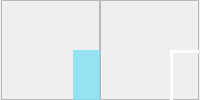
                  <widget class="QWidget" name="page_monitor">
                   <property name="maximumSize">
                    <size>
                     <width>800</width>
                     <height>16777215</height>
                    </size>
                   </property>
                   <layout class="QHBoxLayout" name="horizontalLayout_8">
                    <property name="spacing">
                     <number>0</number>
                    </property>
                    <property name="leftMargin">
                     <number>1</number>
                    </property>
                    <property name="topMargin">
                     <number>0</number>
                    </property>
                    <property name="rightMargin">
                     <number>1</number>
                    </property>
                    <property name="bottomMargin">
                     <number>0</number>
                    </property>
                    <item>
                     <widget class="QFrame" name="frame">
                      <property name="frameShape">
                       <enum>QFrame::StyledPanel</enum>
                      </property>
                      <property name="frameShadow">
                       <enum>QFrame::Raised</enum>
                      </property>
                      <widget class="QLabel" name="drink1_image_label">
                       <property name="geometry">
                        <rect>
                         <x>22</x>
                         <y>40</y>
                         <width>181</width>
                         <height>251</height>
                        </rect>
                       </property>
                       <property name="font">
                        <font>
                         <family>Segoe UI</family>
                         <pointsize>40</pointsize>
                        </font>
                       </property>
                       <property name="styleSheet">
                        <string notr="true">image: url(:/newPrefix/bottle.png);</string>
                       </property>
                       <property name="text">
                        <string/>
                       </property>
                       <property name="textFormat">
                        <enum>Qt::AutoText</enum>
                       </property>
                       <property name="alignment">
                        <set>Qt::AlignCenter</set>
                       </property>
                      </widget>
                      <widget class="QLabel" name="drink2_image_label">
                       <property name="geometry">
                        <rect>
                         <x>182</x>
                         <y>40</y>
                         <width>171</width>
                         <height>251</height>
                        </rect>
                       </property>
                       <property name="font">
                        <font>
                         <family>Segoe UI</family>
                         <pointsize>40</pointsize>
                        </font>
                       </property>
                       <property name="styleSheet">
                        <string notr="true">image: url(:/newPrefix/bottle.png);</string>
                       </property>
                       <property name="text">
                        <string/>
                       </property>
                       <property name="alignment">
                        <set>Qt::AlignCenter</set>
                       </property>
                      </widget>
                      <widget class="QPushButton" name="drink1_replace_button">
                       <property name="geometry">
                        <rect>
                         <x>52</x>
                         <y>310</y>
                         <width>121</width>
                         <height>61</height>
                        </rect>
                       </property>
                       <property name="font">
                        <font>
                         <family>휴먼엑스포</family>
                         <pointsize>16</pointsize>
                         <weight>50</weight>
                         <bold>false</bold>
                         <kerning>true</kerning>
                        </font>
                       </property>
                       <property name="styleSheet">
                        <string notr="true">QPushButton{
color: rgb(255, 255, 255);
background-color: rgba(124, 222, 242, 220);
border-radius:30px;
border:none;
outline: none;

}
QPushButton:pressed {	
	background-color: rgba(85, 170, 180);
	border:none;
outline: none;

}</string>
                       </property>
                       <property name="text">
                        <string>교체</string>
                       </property>
                       <property name="checkable">
                        <bool>false</bool>
                       </property>
                       <property name="flat">
                        <bool>false</bool>
                       </property>
                      </widget>
                      <widget class="QPushButton" name="drink2_replace_button">
                       <property name="geometry">
                        <rect>
                         <x>212</x>
                         <y>310</y>
                         <width>121</width>
                         <height>61</height>
                        </rect>
                       </property>
                       <property name="font">
                        <font>
                         <family>휴먼엑스포</family>
                         <pointsize>16</pointsize>
                         <weight>50</weight>
                         <bold>false</bold>
                        </font>
                       </property>
                       <property name="styleSheet">
                        <string notr="true">QPushButton{
color: rgb(255, 255, 255);
background-color: rgba(246, 193, 1, 220);
border-radius:30px;
	border:none;
outline: none;

}
QPushButton:pressed {	
	background-color: rgba(246, 193, 1, 180);
	border:none;
outline: none;

}</string>
                       </property>
                       <property name="text">
                        <string>교체</string>
                       </property>
                      </widget>
                      <widget class="QProgressBar" name="drink1_progressbar">
                       <property name="geometry">
                        <rect>
                         <x>72</x>
                         <y>50</y>
                         <width>71</width>
                         <height>231</height>
                        </rect>
                       </property>
                       <property name="font">
                        <font>
                         <family>Arial</family>
                         <pointsize>36</pointsize>
                         <weight>50</weight>
                         <bold>false</bold>
                        </font>
                       </property>
                       <property name="styleSheet">
                        <string notr="true">QProgressBar {
color: rgb(255, 255, 255);

background-color: transparent;
border-bottom-right-radius: 7px;
border-bottom-left-radius: 7px;
width: 15px;
}

QProgressBar::chunk {
background-color: rgba(124, 222, 242, 200);
border-bottom-right-radius: 7px;
border-bottom-left-radius: 7px;
}</string>
                       </property>
                       <property name="value">
                        <number>100</number>
                       </property>
                       <property name="alignment">
                        <set>Qt::AlignCenter</set>
                       </property>
                       <property name="textVisible">
                        <bool>false</bool>
                       </property>
                       <property name="orientation">
                        <enum>Qt::Vertical</enum>
                       </property>
                      </widget>
                      <widget class="QProgressBar" name="drink2_progressbar">
                       <property name="geometry">
                        <rect>
                         <x>232</x>
                         <y>50</y>
                         <width>71</width>
                         <height>231</height>
                        </rect>
                       </property>
                       <property name="font">
                        <font>
                         <family>Arial</family>
                         <pointsize>36</pointsize>
                         <weight>50</weight>
                         <bold>false</bold>
                        </font>
                       </property>
                       <property name="styleSheet">
                        <string notr="true">QProgressBar {
color: rgb(255, 255, 255);

background-color: transparent;
border-bottom-right-radius: 7px;
border-bottom-left-radius: 7px;
width: 15px;
}

QProgressBar::chunk {
background-color: rgba(246, 193, 1, 200);
border-bottom-right-radius: 7px;
border-bottom-left-radius: 7px;
}</string>
                       </property>
                       <property name="value">
                        <number>100</number>
                       </property>
                       <property name="alignment">
                        <set>Qt::AlignCenter</set>
                       </property>
                       <property name="textVisible">
                        <bool>false</bool>
                       </property>
                       <property name="orientation">
                        <enum>Qt::Vertical</enum>
                       </property>
                      </widget>
                      <widget class="QLabel" name="drink1_residual_label">
                       <property name="geometry">
                        <rect>
                         <x>87</x>
                         <y>180</y>
                         <width>51</width>
                         <height>31</height>
                        </rect>
                       </property>
                       <property name="font">
                        <font>
                         <family>Arial</family>
                         <pointsize>13</pointsize>
                         <weight>75</weight>
                         <bold>true</bold>
                        </font>
                       </property>
                       <property name="styleSheet">
                        <string notr="true">color: rgb(255, 255, 255);</string>
                       </property>
                       <property name="text">
                        <string>360ml</string>
                       </property>
                       <property name="alignment">
                        <set>Qt::AlignCenter</set>
                       </property>
                      </widget>
                      <widget class="QLabel" name="drink2_residual_label">
                       <property name="geometry">
                        <rect>
                         <x>240</x>
                         <y>180</y>
                         <width>51</width>
                         <height>31</height>
                        </rect>
                       </property>
                       <property name="font">
                        <font>
                         <family>Arial</family>
                         <pointsize>13</pointsize>
                         <weight>75</weight>
                         <bold>true</bold>
                        </font>
                       </property>
                       <property name="styleSheet">
                        <string notr="true">color: rgb(255, 255, 255);</string>
                       </property>
                       <property name="text">
                        <string>500ml</string>
                       </property>
                       <property name="alignment">
                        <set>Qt::AlignCenter</set>
                       </property>
                      </widget>
                      <zorder>drink1_progressbar</zorder>
                      <zorder>drink2_progressbar</zorder>
                      <zorder>drink1_image_label</zorder>
                      <zorder>drink2_image_label</zorder>
                      <zorder>drink1_replace_button</zorder>
                      <zorder>drink2_replace_button</zorder>
                      <zorder>drink1_residual_label</zorder>
                      <zorder>drink2_residual_label</zorder>
                     </widget>
                    </item>
                    <item>
                     <widget class="QFrame" name="frame_3">
                      <property name="frameShape">
                       <enum>QFrame::StyledPanel</enum>
                      </property>
                      <property name="frameShadow">
                       <enum>QFrame::Raised</enum>
                      </property>
                      <widget class="QLabel" name="thermomter_image_label">
                       <property name="geometry">
                        <rect>
                         <x>250</x>
                         <y>70</y>
                         <width>71</width>
                         <height>91</height>
                        </rect>
                       </property>
                       <property name="font">
                        <font>
                         <family>Segoe UI</family>
                         <pointsize>40</pointsize>
                        </font>
                       </property>
                       <property name="styleSheet">
                        <string notr="true">image: url(:/newPrefix/온도계.png);
border:none</string>
                       </property>
                       <property name="text">
                        <string/>
                       </property>
                       <property name="alignment">
                        <set>Qt::AlignCenter</set>
                       </property>
                      </widget>
                      <widget class="QLCDNumber" name="now_temperature_qlcd">
                       <property name="geometry">
                        <rect>
                         <x>70</x>
                         <y>50</y>
                         <width>141</width>
                         <height>131</height>
                        </rect>
                       </property>
                       <property name="styleSheet">
                        <string notr="true">border: 3px solid white;</string>
                       </property>
                       <property name="segmentStyle">
                        <enum>QLCDNumber::Filled</enum>
                       </property>
                       <property name="value" stdset="0">
                        <double>0.000000000000000</double>
                       </property>
                      </widget>
                      <widget class="QLCDNumber" name="set_temperature_qlcd">
                       <property name="geometry">
                        <rect>
                         <x>70</x>
                         <y>230</y>
                         <width>141</width>
                         <height>131</height>
                        </rect>
                       </property>
                       <property name="styleSheet">
                        <string notr="true">border: 3px solid white;</string>
                       </property>
                      </widget>
                      <widget class="QPushButton" name="set_temperature_down_button">
                       <property name="geometry">
                        <rect>
                         <x>260</x>
                         <y>300</y>
                         <width>61</width>
                         <height>61</height>
                        </rect>
                       </property>
                       <property name="styleSheet">
                        <string notr="true">QPushButton{
image: url(:/newPrefix/아래삼각형.png);
border: none;
}

QPushButton:pressed {	
	
	image: url(:/newPrefix/아래삼각형_pressed.png);
	border:none;
	outline: none;
}</string>
                       </property>
                       <property name="text">
                        <string/>
                       </property>
                      </widget>
                      <widget class="QPushButton" name="set_temperature_up_button">
                       <property name="geometry">
                        <rect>
                         <x>260</x>
                         <y>230</y>
                         <width>61</width>
                         <height>61</height>
                        </rect>
                       </property>
                       <property name="styleSheet">
                        <string notr="true">QPushButton{
image: url(:/newPrefix/위삼각형.png);
border: none;
}
QPushButton:pressed {	
	
	image: url(:/newPrefix/위삼각형_preesed.png);
	border:none;
	outline: none;
}</string>
                       </property>
                       <property name="text">
                        <string/>
                       </property>
                      </widget>
                     </widget>
                    </item>
                   </layout>
                  </widget>
